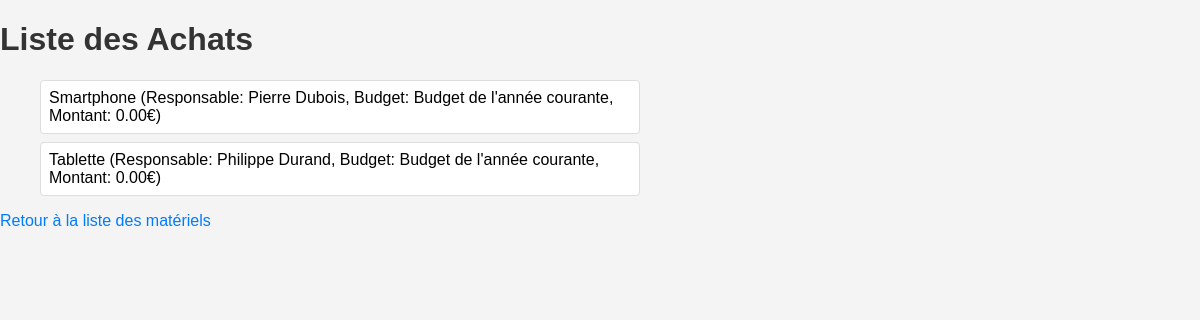
The page /pret/budget/list/ on the database as committed earlier.
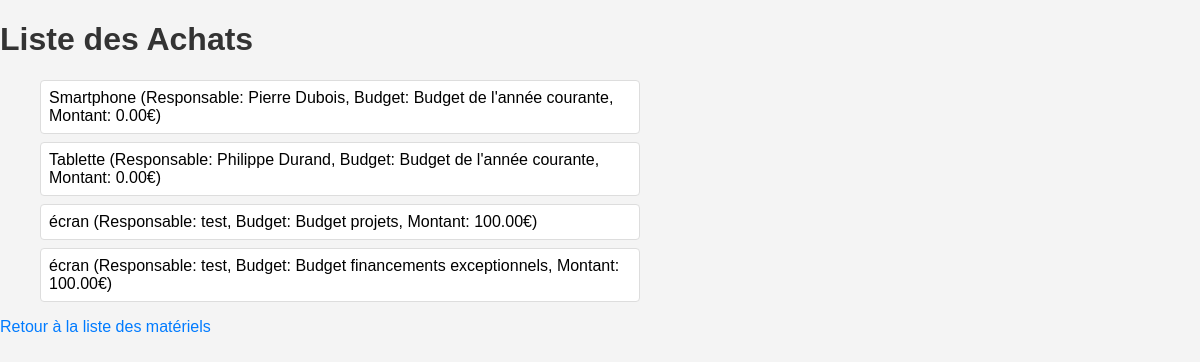
The same page on the database as committed later.
### pret/models.py (models this page shows, shortened)
class Materiel(models.Model):
    BUDGET_CHOICES = [
        ('annee_courante', 'Budget de l\'année courante'),
        ('projet', 'Budget projets'),
        ('exceptionnel', 'Budget financements exceptionnels'),
    ]
    nom = models.CharField(max_length=100)
    responsable = models.ForeignKey(Enseignant, on_delete=models.SET_NULL, null=True, related_name='materiels')
    salle_actuelle = models.ForeignKey(Salle, on_delete=models.SET_NULL, null=True, related_name='materiels')
    possesseur_actuel = models.ForeignKey(Enseignant, on_delete=models.SET_NULL, null=True, related_name='materiel_possede', blank=True)
    budget = models.CharField(max_length=20, choices=BUDGET_CHOICES, default='annee_courante')
    montant = models.DecimalField(max_digits=10, decimal_places=2, default=0.00)
    accessoires = models.ManyToManyField(Accessoire, blank=True)

class Enseignant(models.Model):
    nom = models.CharField(max_length=100)

### pret/views.py (the view)
# urls.py: path('budget/list/', views.budget_list, name='budget_list'),
def budget_list(request):
    materiels = Materiel.objects.all()
    return render(request, 'pret/budget_list.html', {'materiels': materiels})

### pret/templates/pret/budget_list.html (shortened to what this page needs)
<!DOCTYPE html>
<html>
<head>
    {% load static %}
    <link rel="stylesheet" type="text/css" href="{% static 'styles.css' %}">
</head>
<body>
    <h1>Liste des Achats</h1>
    <ul>
        {% for materiel in materiels %}
        <li>
            {{ materiel.nom }} (Responsable: {{ materiel.responsable.nom }}, Budget: {{ materiel.get_budget_display }}, Montant: {{ materiel.montant }}€)
        </li>
        {% endfor %}
    </ul>
    <a href="{% url 'index' %}">Retour à la liste des matériels</a>
</body>
</html>

Rows that differ between the two databases and show on the page:
added Materiel: nom "écran", responsable.nom "test", budget "Budget projets", montant "100.00"
added Materiel: nom "écran", responsable.nom "test", budget "Budget financements exceptionnels", montant "100.00"
